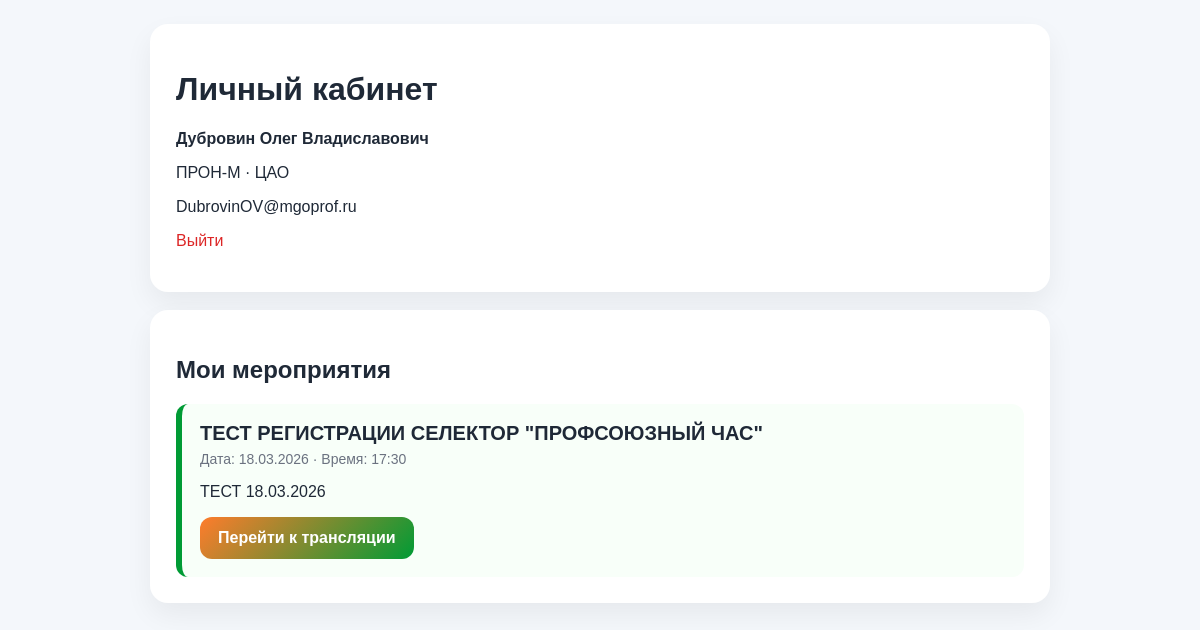
Page /cabinet/index.php (signed in) on the committed database.
### tables this page shows
CREATE TABLE reg_users (
        id INTEGER PRIMARY KEY AUTOINCREMENT,
        email TEXT NOT NULL UNIQUE,
        last_name TEXT NOT NULL,
        first_name TEXT NOT NULL,
        patronymic TEXT,
        organization TEXT NOT NULL,
        district TEXT NOT NULL,
        is_union_member INTEGER NOT NULL DEFAULT 0,
        union_ticket TEXT,
        extra_info TEXT,
        last_ip TEXT,
        geo_country TEXT,
        geo_region TEXT,
        geo_city TEXT,
        user_agent TEXT,
        created_at TEXT NOT NULL DEFAULT CURRENT_TIMESTAMP,
        updated_at TEXT
    , password_hash TEXT, password_updated_at TEXT);

CREATE TABLE reg_registrations (
        id INTEGER PRIMARY KEY AUTOINCREMENT,
        event_id INTEGER NOT NULL,
        user_id INTEGER NOT NULL,
        otp_code TEXT NOT NULL,
        otp_expires_at TEXT NOT NULL,
        otp_verified_at TEXT,
        status TEXT NOT NULL DEFAULT 'pending',
        ip_address TEXT,
        geo_country TEXT,
        geo_region TEXT,
        geo_city TEXT,
        created_at TEXT NOT NULL DEFAULT CURRENT_TIMESTAMP,
        updated_at TEXT,
        FOREIGN KEY (event_id) REFERENCES reg_events(id) ON DELETE CASCADE,
        FOREIGN KEY (user_id) REFERENCES reg_users(id) ON DELETE CASCADE,
        UNIQUE(event_id, user_id)
    );

CREATE TABLE reg_events (
        id INTEGER PRIMARY KEY AUTOINCREMENT,
        title TEXT NOT NULL,
        description TEXT,
        event_date TEXT NOT NULL,
        event_time TEXT NOT NULL,
        cabinet_link TEXT,
        is_active INTEGER NOT NULL DEFAULT 1,
        created_at TEXT NOT NULL DEFAULT CURRENT_TIMESTAMP,
        updated_at TEXT
    );

### config/bootstrap.php (called while the page is built, shortened)
<?php
function e(string $value): string {
    return htmlspecialchars($value, ENT_QUOTES, 'UTF-8');
}

### cabinet/index.php (the view, shortened to what this page needs)
<?php
require_once __DIR__ . '/../config/bootstrap.php';
$userId = (int)$_SESSION['user_id'];
$stmtUser = $pdo->prepare("SELECT last_name, first_name, patronymic, email, organization, district FROM reg_users WHERE id = ? LIMIT 1");
$stmtUser->execute([$userId]);
$user = $stmtUser->fetch();
$stmtEvents = $pdo->prepare("SELECT e.title, e.description, e.event_date, e.event_time, e.cabinet_link, r.created_at
    FROM reg_events e
    INNER JOIN reg_registrations r ON r.event_id = e.id
    WHERE r.user_id = ? AND r.status = 'verified'
    ORDER BY e.event_date ASC, e.event_time ASC");
$stmtEvents->execute([$userId]);
$events = $stmtEvents->fetchAll();
?>
<!DOCTYPE html>
<html lang="ru">
<head>
</head>
<body>
<div class="wrap">
    <div class="card">
        <h1>Личный кабинет</h1>
        <p><strong><?= e(trim(($user['last_name'] ?? '') . ' ' . ($user['first_name'] ?? '') . ' ' . ($user['patronymic'] ?? ''))) ?></strong></p>
        <p><?= e($user['organization'] ?? '') ?> · <?= e($user['district'] ?? '') ?></p>
        <p><?= e($user['email'] ?? '') ?></p>
        <p><a class="logout" href="?logout=1">Выйти</a></p>
    </div>
    <div class="card">
        <h2>Мои мероприятия</h2>
        <?php if (!$events): ?>
            <p>Подтверждённых регистраций пока нет.</p>
        <?php else: ?>
            <?php foreach ($events as $event): ?>
                <div class="event">
                    <div class="title"><?= e($event['title']) ?></div>
                    <div class="meta">
                        Дата: <?= e(date('d.m.Y', strtotime($event['event_date']))) ?> · Время: <?= e(substr($event['event_time'], 0, 5)) ?>
                    </div>
                    <?php if (!empty($event['description'])): ?>
                        <p><?= nl2br(e($event['description'])) ?></p>
                    <?php endif; ?>
                    <?php if (!empty($event['cabinet_link'])): ?>
                        <a class="btn" href="<?= e($event['cabinet_link']) ?>" target="_blank" rel="noopener noreferrer">Перейти к трансляции</a>
                    <?php endif; ?>
                </div>
            <?php endforeach; ?>
        <?php endif; ?>
    </div>
</div>
</body>
</html>

### cabinet/index.php (style rules this page uses)
:root { --o:#ff7c2c;--g:#009b35;--bg:#f4f7fb;--card:#fff;--text:#1f2937;--muted:#6b7280 }
body { font-family:Arial,sans-serif;margin:0;background:var(--bg);padding:24px;color:var(--text) }
.wrap { max-width:900px;margin:0 auto }
.card { background:var(--card);border-radius:18px;padding:26px;box-shadow:0 12px 28px rgba(0,0,0,.06);margin-bottom:18px }
.event { border-left:6px solid var(--g);padding:18px;border-radius:12px;background:#f8fff9;margin-top:14px }
.title { font-size:20px;font-weight:700;margin-bottom:6px }
.meta { color:var(--muted);font-size:14px;margin-bottom:10px }
.btn { display:inline-block;padding:12px 18px;border-radius:12px;background:linear-gradient(135deg,var(--o),var(--g));color:#fff;text-decoration:none;font-weight:700 }
.logout { color:#dc2626;text-decoration:none }

### rows in the picture
reg_users: last_name+first_name+patronymic "Дубровин Олег Владиславович", organization "ПРОН-М", district "ЦАО", email "DubrovinOV@mgoprof.ru"
reg_registrations: event.title "ТЕСТ РЕГИСТРАЦИИ СЕЛЕКТОР \"ПРОФСОЮЗНЫЙ ЧАС\"", event.event_date "18.03.2026", event.event_time "17:30", event.description "ТЕСТ 18.03.2026"
